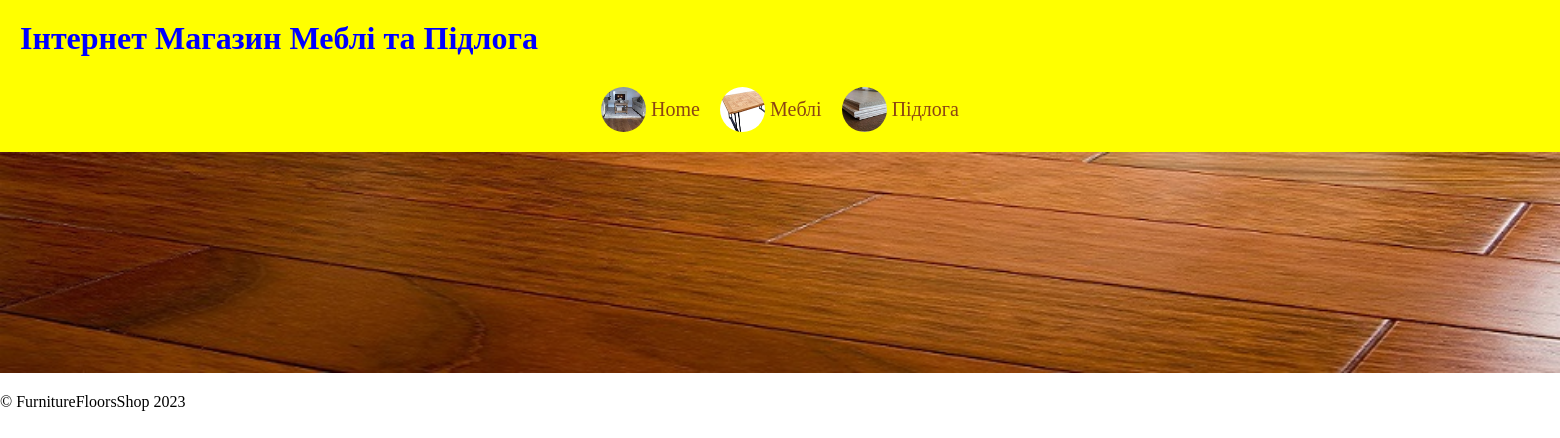
Before: /shop/flooring/ with the older database file.
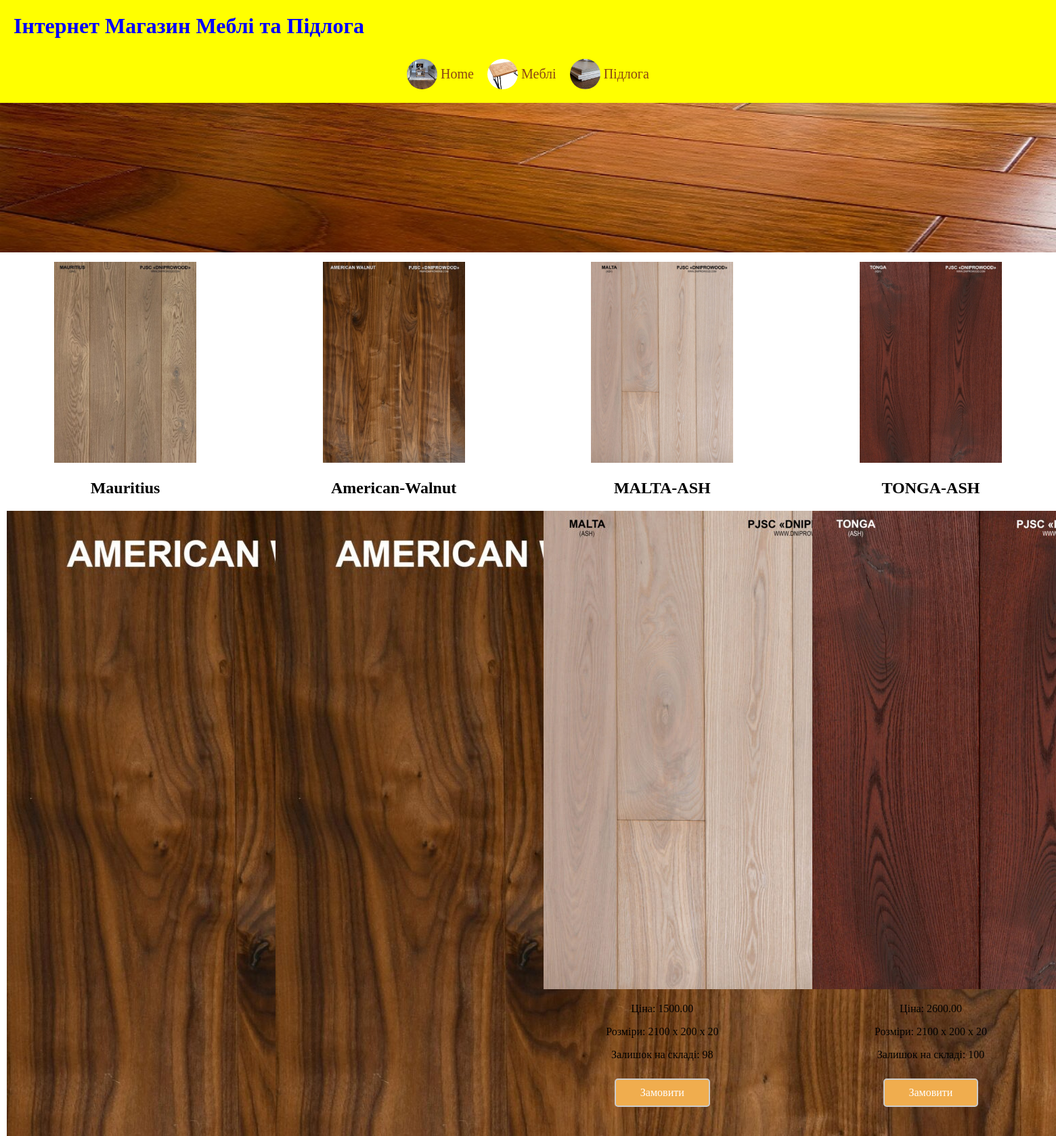
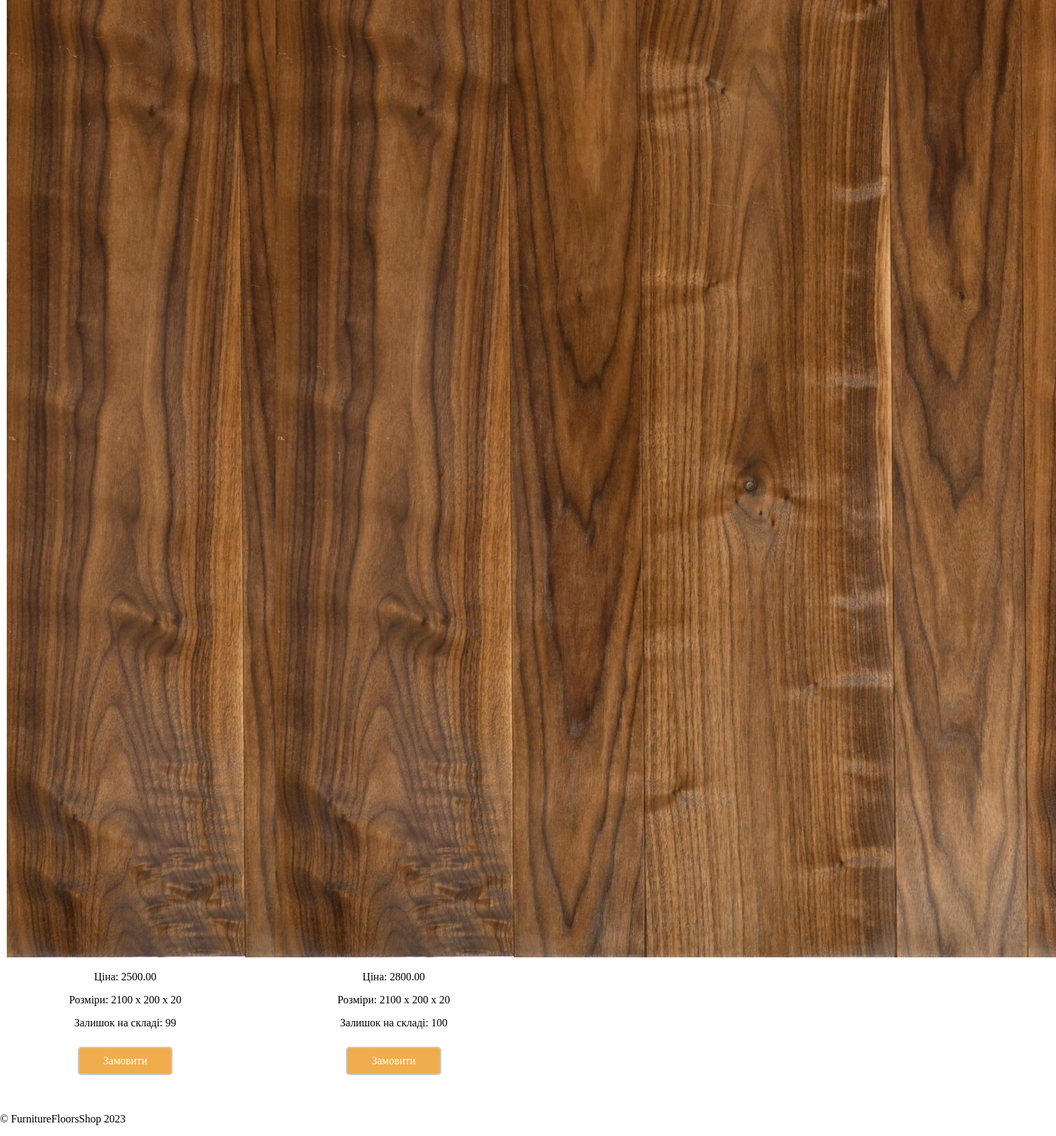
After: the same page with the newer database file (2 pictures, top to bottom).
### shop/models.py (models this page shows, shortened)
class Product(models.Model):
    id = models.AutoField(primary_key=True)
    name = models.CharField(max_length=100)
    image = models.ImageField(upload_to='shop/images/flooring/')
    dimensions = models.CharField(max_length=100)
    price = models.DecimalField(max_digits=8, decimal_places=2)
    current_stock = models.PositiveIntegerField(default=0)
    product_type = models.CharField(max_length=20, choices=[('furniture', 'Furniture'), ('flooring', 'Flooring')])
    objects = ProductManager()

class Flooring(Product):
    product_ptr = models.OneToOneField(Product, on_delete=models.CASCADE, parent_link=True, primary_key=True)
    initial_stock = models.PositiveIntegerField(default=0)  # Начальный остаток
    current_flooring_stock = models.PositiveIntegerField(default=0)  # Текущий остаток

class Product(models.Model):
    id = models.AutoField(primary_key=True)
    name = models.CharField(max_length=100)
    image = models.ImageField(upload_to='shop/images/flooring/')
    dimensions = models.CharField(max_length=100)
    price = models.DecimalField(max_digits=8, decimal_places=2)
    current_stock = models.PositiveIntegerField(default=0)
    product_type = models.CharField(max_length=20, choices=[('furniture', 'Furniture'), ('flooring', 'Flooring')])
    objects = ProductManager()

### shop/views.py (the view)
# urls.py: path('flooring/', FlooringListView.as_view(), name='flooring_list'),
class FlooringListView(ListView):
    model = Flooring
    template_name = 'shop/flooring/flooring_list.html'
    context_object_name = 'floorings'

### shop/templates/shop/flooring/flooring_list.html (shortened to what this page needs)
{% extends 'shop/base.html' %}
{% load static %}
{% block content %}
    <div class="flooring-header">
        <img class="flooring-banner-image" src="{% static 'shop/images/flooring/flooring-banner.jpg' %}" alt="Flooring">
    </div>
    <div class="flooring-items">
        {% for flooring in floorings %}
            <div class="product">
                <img class="product-image" src="{% static 'shop/images/flooring/flooring_' %}{{ flooring.pk }}.jpg" alt="{{ flooring.name }}">
                <h2>{{ flooring.name }}</h2>
                <img src="{{ flooring.image.url }}" alt="{{ flooring.name }}">
                <p>Ціна: {{ flooring.price }}</p>
                <p>Розміри: {{ flooring.dimensions }}</p>
                <p>Залишок на складі: {{ flooring.current_stock }}</p>
                <a class="product-link {% if user.is_authenticated %}order-button{% else %}register-button{% endif %}" href="{% if user.is_authenticated %}{% url 'shop:order' product_type='flooring' pk=flooring.pk %}{% else %}{% url 'users:register' %}{% endif %}">
                    Замовити
                </a>
            </div>
        {% endfor %}
    </div>
{% endblock %}

Changed rows visible on the page:
added Flooring: shows a picture, name "Mauritius", price "2500.00", dimensions "2100 x 200 x 20", current_stock "99"
added Flooring: shows a picture, name "American-Walnut", image (picture), price "2800.00", dimensions "2100 x 200 x 20", current_stock "100"
added Flooring: shows a picture, name "MALTA-ASH", image (picture), price "1500.00", dimensions "2100 x 200 x 20", current_stock "98"
added Flooring: shows a picture, name "TONGA-ASH", image (picture), price "2600.00", dimensions "2100 x 200 x 20", current_stock "100"
